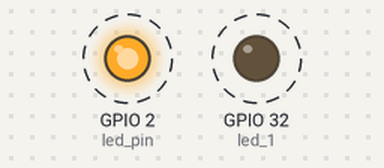
The sketch below on a simulated ESP32. On the bench: output pins drawn as LEDs (lit = HIGH). Dashed ring = blinking.

Above: at 0.5 s.
Timing chart, 0 to 4.6 s (numbered marks = the images above):
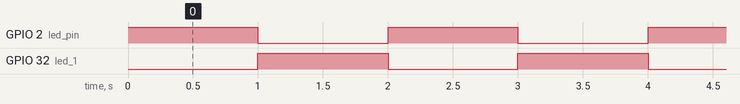

Measured:
- by itself, GPIO 2 (led_pin), GPIO 32 (led_1): alternates HIGH for 1.0 s and LOW for 1.0 s

The sketch:

LED_blink_1.ino
```cpp
#if CONFIG_FREERTOS_UNICORE
static const BaseType_t app_cpu = 0;
#else
static const BaseType_t app_cpu = 1;
#endif

static const int led_pin = LED_BUILTIN;
int led_1 = 32;

void setup() {
  // put your setup code here, to run once:
pinMode(led_pin, OUTPUT);
pinMode(led_1, OUTPUT);
}

void loop() {
  // put your main code here, to run repeatedly:
  digitalWrite(led_pin, HIGH);
  digitalWrite(led_1, LOW);
  delay(1000);

  digitalWrite(led_pin, LOW);
  digitalWrite(led_1,HIGH);
  delay(1000);

}
```
